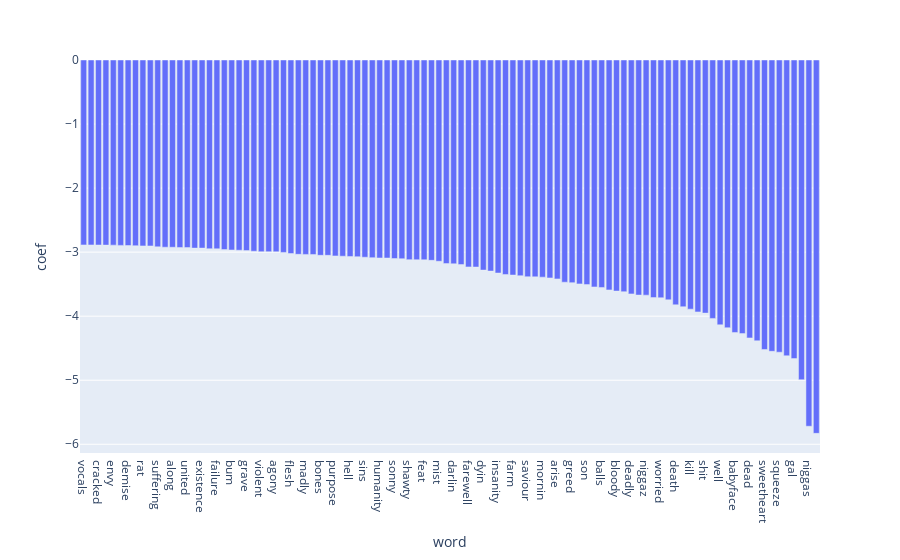

Notebook code cell kept with this figure:
### Code cell
fig = px.bar(res.tail(100), x="word", y="coef")
fig.show()

### Figure 1 — Plotly figure (JSON) as saved in the notebook; plotly's stock layout.template omitted (floating-point values rounded to 4 significant figures)
{"data": [{"alignmentgroup": "True", "hovertemplate": "word=%{x}<br>coef=%{y}<extra></extra>", "legendgroup": "", "marker": {"color": "#636efa", "pattern": {"shape": ""}}, "name": "", "offsetgroup": "", "orientation": "v", "showlegend": false, "textposition": "auto", "type": "bar", "x": ["vocals", "bleeding", "cracked", "teardrops", "envy", "serve", "demise", "split", "rat", "rocks", "suffering", "movement", "along", "betrayed", "united", "curtain", "existence", "trade", "failure", "century", "bum", "die", "grave", "rockin", "violent", "offer", "agony", "honor", "flesh", "orleans", "madly", "ideas", "bones", "hammer", "purpose", "enemies", "hell", "gypsy", "sins", "bite", "humanity", "lick", "sonny", "funeral", "shawty", "neck", "feat", "meat", "mist", "gang", "darlin", "album", "farewell", "except", "dyin", "rape", "insanity", "old", "farm", "company", "saviour", "bent", "mornin", "bullets", "arise", "beer", "greed", "mexico", "son", "moan", "balls", "faded", "bloody", "awful", "deadly", "knowledge", "niggaz", "wounds", "worried", "drugs", "death", "dick", "kill", "blues", "shit", "fuck", "well", "parton", "babyface", "brain", "dead", "performed", "sweetheart", "forty", "squeeze", "hatred", "gal", "fucking", "niggas", "fuckin"], "xaxis": "x", "y": [-2.887, -2.888, -2.889, -2.89, -2.891, -2.895, -2.896, -2.9, -2.903, -2.904, -2.918, -2.923, -2.924, -2.927, -2.929, -2.937, -2.937, -2.947, -2.949, -2.96, -2.967, -2.97, -2.976, -2.986, -2.993, -2.994, -2.995, -3.004, -3.022, -3.034, -3.036, -3.036, -3.05, -3.05, -3.059, -3.063, -3.068, -3.071, -3.08, -3.086, -3.091, -3.092, -3.1, -3.103, -3.117, -3.119, -3.12, -3.128, -3.143, -3.179, -3.182, -3.194, -3.231, -3.233, -3.28, -3.296, -3.326, -3.349, -3.358, -3.368, -3.384, -3.386, -3.391, -3.403, -3.418, -3.469, -3.476, -3.496, -3.507, -3.543, -3.552, -3.59, -3.608, -3.617, -3.652, -3.67, -3.672, -3.71, -3.713, -3.744, -3.822, -3.853, -3.89, -3.933, -3.952, -4.035, -4.135, -4.18, -4.254, -4.272, -4.34, -4.384, -4.52, -4.549, -4.562, -4.618, -4.662, -4.993, -5.718, -5.829], "yaxis": "y"}], "layout": {"autosize": true, "barmode": "relative", "legend": {"tracegroupgap": 0}, "margin": {"t": 60}, "xaxis": {"anchor": "y", "autorange": true, "domain": [0, 1], "range": [-0.5, 99.5], "title": {"text": "word"}, "type": "category"}, "yaxis": {"anchor": "x", "autorange": true, "domain": [0, 1], "range": [-6.136, 0], "title": {"text": "coef"}, "type": "linear"}}}
